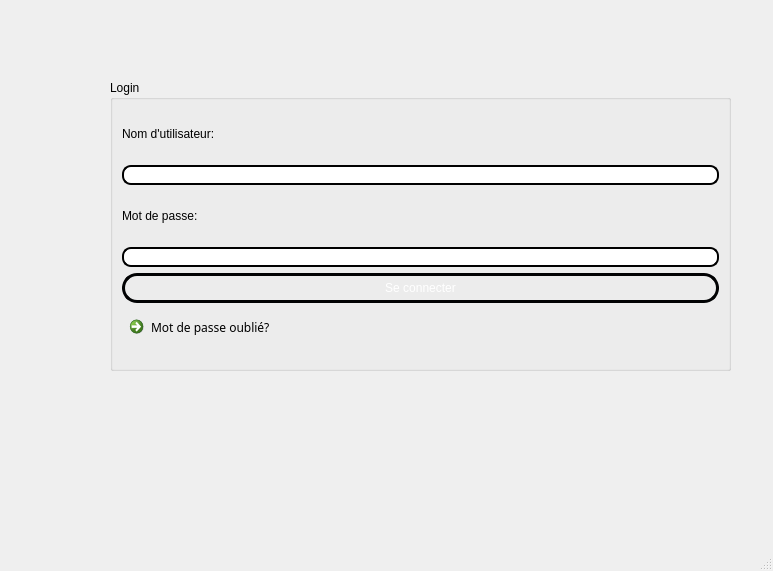
<?xml version="1.0" encoding="UTF-8"?>
<ui version="4.0">
 <class>MainWindow</class>
 <widget class="QMainWindow" name="MainWindow">
  <property name="geometry">
   <rect>
    <x>0</x>
    <y>0</y>
    <width>773</width>
    <height>571</height>
   </rect>
  </property>
  <property name="windowTitle">
   <string>MainWindow</string>
  </property>
  <widget class="QWidget" name="centralwidget">
   <widget class="QGroupBox" name="groupBox_2">
    <property name="geometry">
     <rect>
      <x>110</x>
      <y>80</y>
      <width>621</width>
      <height>291</height>
     </rect>
    </property>
    <property name="styleSheet">
     <string notr="true">font: 75 9pt &quot;Adobe Caslon Pro Bold&quot;;</string>
    </property>
    <property name="title">
     <string>Login</string>
    </property>
    <layout class="QVBoxLayout" name="verticalLayout_2">
     <item>
      <widget class="QLabel" name="nomut_2">
       <property name="text">
        <string>Nom d'utilisateur:</string>
       </property>
      </widget>
     </item>
     <item>
      <widget class="QLineEdit" name="nomut_in_2">
       <property name="styleSheet">
        <string notr="true">QLineEdit
{
border-radius:9px;
border: 2px solid #000000;
background: qradialgradient(cx: 0.3, cy: -0.4,
fx: 0.0, fy: -0.0,
radius: 1.89, stop: 0 #ffffff, stop: 1 #999);
}</string>
       </property>
       <property name="text">
        <string/>
       </property>
      </widget>
     </item>
     <item>
      <widget class="QLabel" name="mdp_2">
       <property name="text">
        <string>Mot de passe:</string>
       </property>
      </widget>
     </item>
     <item>
      <widget class="QLineEdit" name="mdp_in_2">
       <property name="styleSheet">
        <string notr="true">QLineEdit
{
border-radius:9px;
border: 2px solid #000000;
background: qradialgradient(cx: 0.3, cy: -0.4,
fx: 0.0, fy: -0.0,
radius: 1.89, stop: 0 #ffffff, stop: 1 #999);
}</string>
       </property>
       <property name="text">
        <string/>
       </property>
       <property name="echoMode">
        <enum>QLineEdit::Password</enum>
       </property>
      </widget>
     </item>
     <item>
      <widget class="QPushButton" name="seconnecter_2">
       <property name="styleSheet">
        <string notr="true">QPushButton {
color: #ffffff;
border: 3px solid #010203;
font: 8pt &quot;MS Reference Sans Serif&quot;;
border-radius: 15px;
padding: 5px;
background: qradialgradient(cx: 0.3, cy: -0.4,
fx: 0.3, fy: -0.4,
radius: 3, stop: 0 #010203, stop: 1 #c4c9c7);
min-width: 80px;
}

QPushButton:hover {
background: qradialgradient(cx: 0.3, cy: -0.4,
fx: 0.3, fy: -0.4,
radius: 3, stop: 0 #010203, stop: 1 #010203);
}

 QPushButton:pressed {
background: qradialgradient(cx: 0.4, cy: -0.1,
fx: 0.4, fy: -0.1,
radius: 3, stop: 0 #c4c9c7, stop: 1 #c4c9c7);
}</string>
       </property>
       <property name="text">
        <string>Se connecter</string>
       </property>
      </widget>
     </item>
     <item>
      <widget class="QCommandLinkButton" name="oublie_2">
       <property name="font">
        <font>
         <family>Adobe Caslon Pro Bold</family>
         <pointsize>9</pointsize>
         <weight>9</weight>
         <italic>false</italic>
         <bold>false</bold>
        </font>
       </property>
       <property name="text">
        <string>Mot de passe oublié?</string>
       </property>
      </widget>
     </item>
    </layout>
   </widget>
  </widget>
  <widget class="QMenuBar" name="menubar">
   <property name="geometry">
    <rect>
     <x>0</x>
     <y>0</y>
     <width>773</width>
     <height>31</height>
    </rect>
   </property>
  </widget>
  <widget class="QStatusBar" name="statusbar"/>
 </widget>
 <resources/>
 <connections/>
</ui>
